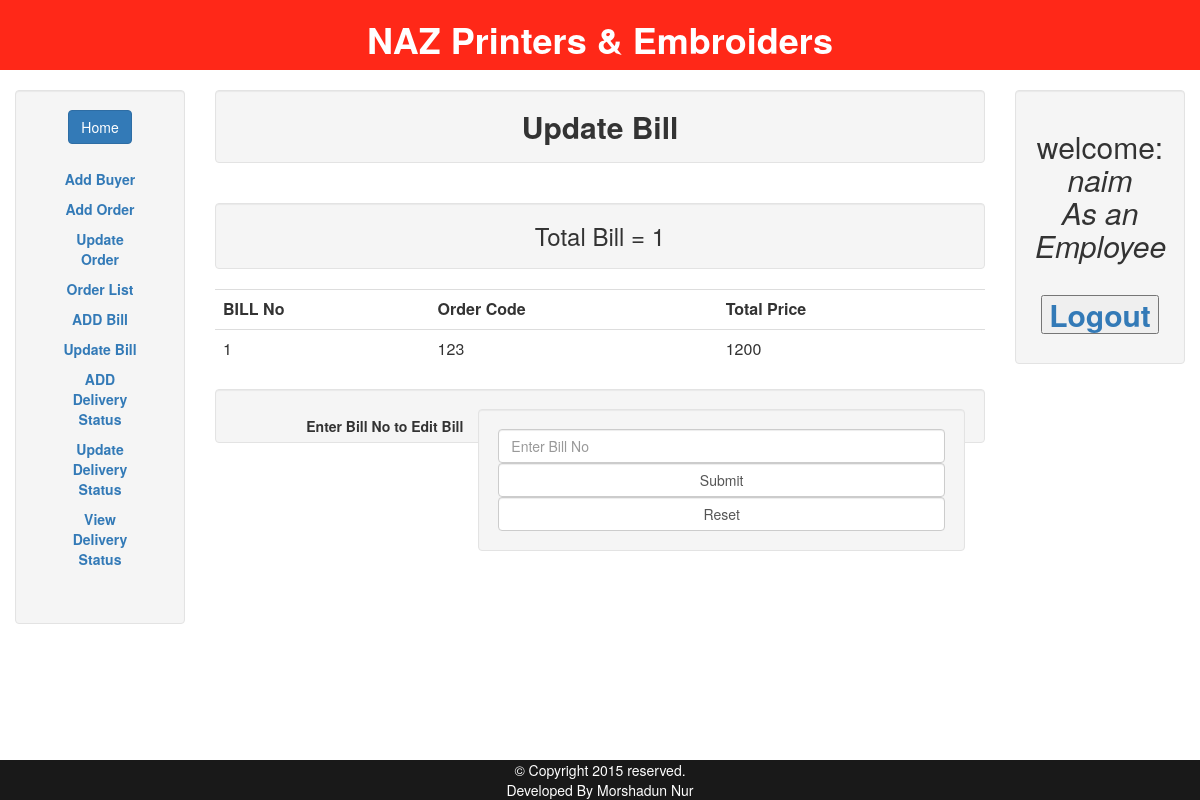
Screenshot of /access/update-bill.php (signed in) with the database file from the repository.
### tables this page shows
CREATE TABLE IF NOT EXISTS `bill` (
`bill_no` int(100) NOT NULL,
  `order_code` int(100) NOT NULL,
  `total_price` int(100) NOT NULL
);

CREATE TABLE IF NOT EXISTS `user` (
`id` int(10) NOT NULL,
  `username` varchar(32) DEFAULT NULL,
  `password` varchar(64) DEFAULT NULL,
  `type` varchar(10) DEFAULT NULL
);

### session.php (called while the page is built, shortened)
<?php
$conn = mysql_connect("localhost", "root", "");
$user_check=$_SESSION['login_user'];
$type_check=$_SESSION['user_type'];
$ses_sql=mysql_query("select * from user where username='$user_check' AND type='$type_check'", $conn);
$row = mysql_fetch_assoc($ses_sql);
$login_session =$row ['username'];
$login_type =$row ['type'];
?>

### access/update-bill.php (the view, shortened to what this page needs)
<?php
require '../session.php';
    include '../includes/header.php';
?>
   <div class="container-fluid text-center">
    <div class="row content">
        <div class="col-sm-2 sidenav">
            <aside class="well">
                            <a href="employee.php"> <button  class="btn btn-primary btn-md" type="button">Home</button></a>
                <ul>
                    <li><a href="add-buyer.php">Add Buyer</a></li>
                    <li><a href="add-order.php">Add Order</a></li>
                    <li><a href="update-order.php">Update Order</a></li>
                    <li><a href="order-list.php">Order List</a></li>
                    <li><a href="add-bill.php">ADD Bill</a></li>
                    <li><a href="update-bill.php">Update Bill</a></li>
                    <li><a href="delivery-status.php">ADD Delivery Status</a></li>
                    <li><a href="update-del-status.php">Update Delivery Status</a></li>
                    <li><a href="deliver-list.php">View Delivery Status</a></li>
                </ul>
            </aside>
        </div>
        <div class="col-sm-8 text-left" id="order_list">
            <h2 class="well text-center"><b>Update Bill </b></h2>
            <div class="table-responsive">
            <?php
                $result = mysql_query( "SELECT * FROM bill" )
                or die("SELECT Error: ".mysql_error());
                $num_rows = mysql_num_rows($result);
                echo "<h3 class='well text-center'>Total Bill = $num_rows  </h3>" ;
                print '<table class="table table-hover">';
                print "<tr><th>BILL No</th><th>Order Code</th><th>Total Price</th></tr>";
                while ($get_info = mysql_fetch_row($result)){
                print "<tr>";
                foreach ($get_info as $field)
                print "<td>$field</td>";
                print "</tr>";
                }
                print "</table>";
            ?>
                      <div class="form-group well">
                  <form class="form-horizontal " role="form" method="POST" action="up-change-bill.php" enctype="multipart/form-data">
                        <label class="control-label col-sm-4 " for="">Enter Bill No to Edit Bill</label>
                                    <div class="col-sm-8 well">
                                      <input type="text" class="form-control " id="" name="bil_no" placeholder="Enter Bill No">
                                      <input type="submit" class="form-control" value="Submit"><input type="reset" class="form-control">
                                    </div>
                          </form>
                        </div>
            </div>
        </div>
        <div class="col-sm-2 sidenav">
            <div class="well">
                <h2 id="welcome">
                    welcome: <br><i> <?php echo $login_session ."</br>" .' As an '. $login_type. "</br>"; ?></i>
                   <br> <b id="logout"><a href="../logout.php"><button type="button">Logout</button></a></b>
                </h2>
            </div>
        </div>
    </div>
</div>
<?php include '../includes/footer.php'; ?>

### style.css (style rules this page uses)
body { margin:0; padding:0; height:100%; }
.well { padding: 20px; }
.sidenav { padding-top: 20px; }
aside ul { font-weight: bold; list-style: none; padding: 20px; }
aside li { padding: 5px; }
aside ul li a { text-decoration: none; }
#order_list { padding-bottom:50px; }

### rows the page displays
bill: bill_no "1", order_code "123", total_price "1200"
user: username "naim", type "Employee"

### other values shown
$num_rows "1"
